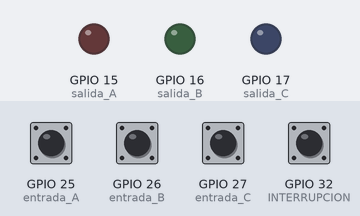
Bench run of a program on a simulated ESP32. Shown: output pins drawn as LEDs (lit = HIGH). The inputs (shaded band) are chosen by the test bench; at power-on: GPIO 25 (entrada_A), GPIO 26 (entrada_B), GPIO 27 (entrada_C), GPIO 32 (INTERRUPCION) HIGH.

Above: at 1.2 s.
1.3 s: GPIO 32 (INTERRUPCION) pulled LOW for 0.15 s
At 2.0 s:
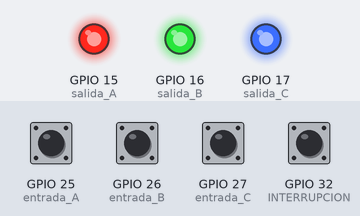
Timing chart, 0 to 4.3 s (numbered marks = the images above; inputs shaded):
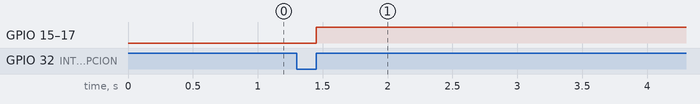

Measured:
- after the input at 1.3 s, GPIO 15 (salida_A), GPIO 16 (salida_B), GPIO 17 (salida_C): LOW → HIGH after 0.15 s

The program:

main.cpp
```cpp
#include <Arduino.h>
#define entrada_A 25
#define entrada_B 26
#define entrada_C 27

#define salida_A 15
#define salida_B 16
#define salida_C 17

#define INTERRUPCION 32

volatile boolean bandera = false;


uint8_t entrada[3] = { entrada_A, entrada_B, entrada_C};
uint8_t salida[3] = { salida_A, salida_B, salida_C};

void IRAM_ATTR ISR_INT(){
  bandera = true;
}

void setup() {
  //Configuración de terminales
  pinMode(entrada_A, INPUT_PULLUP);
  pinMode(entrada_B, INPUT_PULLUP);
  pinMode(entrada_C, INPUT_PULLUP);
  pinMode(salida_A, OUTPUT);
  pinMode(salida_B, OUTPUT);
  pinMode(salida_C, OUTPUT);
  pinMode(INTERRUPCION, INPUT_PULLUP);

  //Configuración de interrupciones Externas
  attachInterrupt(digitalPinToInterrupt(INTERRUPCION), ISR_INT, RISING);

}

void loop() {
  if(bandera){
    for(uint8_t i = 0; i<sizeof(entrada)/sizeof(entrada[i]); i++){
      digitalWrite(salida[i], digitalRead(entrada[i]));
    }
    bandera = false;
  }

}
```
